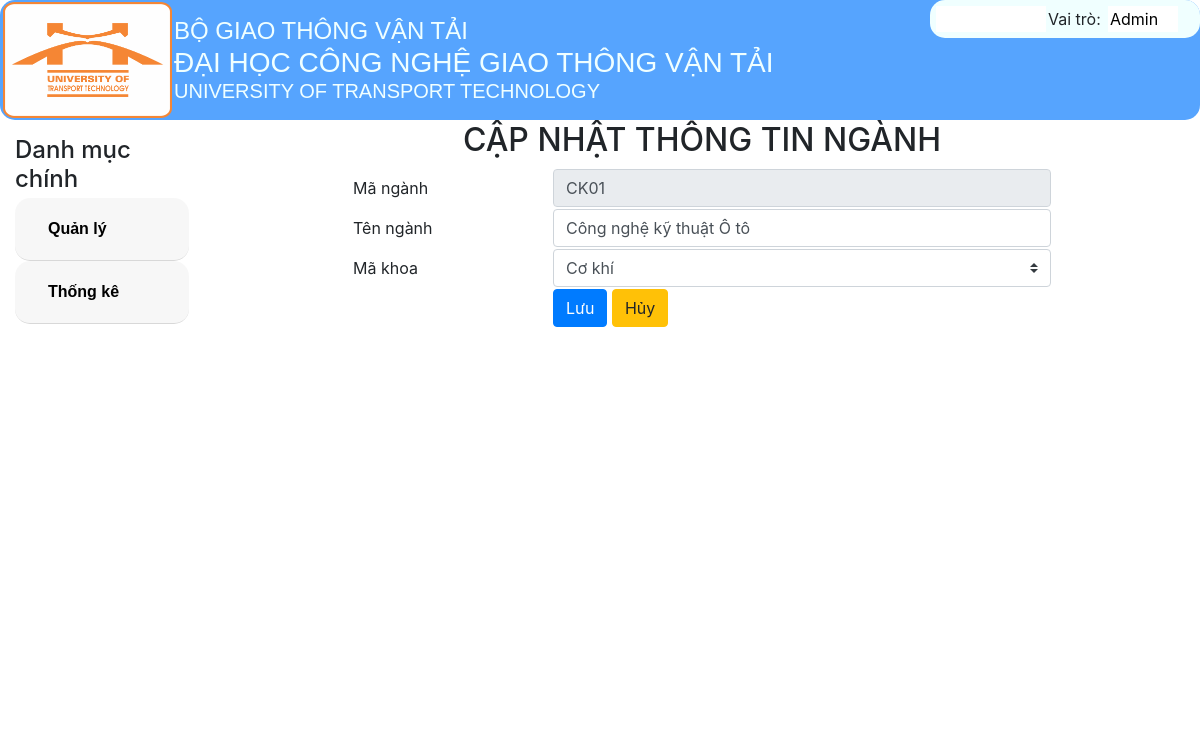
/DanhSachNganh/Sua/CK01, run on the app's committed database.
### tables this page shows
CREATE TABLE `nganh` (
  `manganh` varchar(30) NOT NULL,
  `tennganh` varchar(50) NOT NULL,
  `makhoa` varchar(30) NOT NULL
);

CREATE TABLE `khoa` (
  `makhoa` varchar(30) NOT NULL,
  `tenkhoa` varchar(50) NOT NULL
);

### MVC/Core/controller.php (called while the page is built, shortened)
<?php
class Controller
{
    public function mode($mode){
        return new $mode;
    }
    function view($view, $data= []){
        include_once './MVC/Views/'.$view.'.php';
    }
}

### MVC/Controllers/DanhSachNganh.php (called while the page is built, shortened)
<?php
class DanhSachNganh extends Controller
{
    protected $nganh;
    protected $khoa;
    function __construct()
    {
        $this->nganh = $this->mode('Nganh');
        $this->khoa = $this->mode('Khoa');
    }
    function Sua($manganh)
    {
        $this->view('MasterLayoutAD', [
            'page' => 'Nganh_sua',
            'dulieu' => $this->nganh->nganh_find($manganh, ''),
            'data_khoa' => $this->khoa->khoa_find('','')
        ]);
    }
}
?>

### MVC/Core/app.php (called while the page is built, shortened)
<?php
class app
{
    protected $action = 'Get_data';
    function __construct()
    {
        $arr = $this->ProcessURL();
        if($arr!=null){
            if(file_exists("./MVC/Controllers/".$arr[0].".php")){
                $this->controller=$arr[0];
                unset($arr[0]);
            }
        }
        $this->controller=new $this->controller;
        if(isset($arr[1])){
            if(method_exists($this->controller,$arr[1])){
                $this->action=$arr[1];
            }
            unset($arr[1]);
        }
        $this->params=$arr?array_values($arr):[];
        call_user_func_array([$this->controller,$this->action],$this->params);
    }
    function ProcessURL(){
        if(isset($_GET['url'])){
            return explode("/",filter_var(trim($_GET['url']),FILTER_DEFAULT));
        }
    }
}
?>

### index.php (called while the page is built, shortened)
<?php
$myapp = new app();
?>

### MVC/Core/connectDB.php (called while the page is built, shortened)
<?php
class connectDB{
    protected $servername="localhost";
    protected $username="root";
    protected $password="";
    protected $dbname="btl_quanlydiem";
    function __construct(){
        $this->con=mysqli_connect($this->servername,$this->username,$this->password,$this->dbname);
    }
}
?>

### MVC/Models/Nganh.php (called while the page is built, shortened)
<?php
class Nganh extends connectDB{
    function nganh_find($manganh,$tennganh){
        $sql_nganh_find="SELECT * FROM nganh where manganh like '%$manganh%' and tennganh like '%$tennganh%'";
        return mysqli_query($this->con,$sql_nganh_find);
    }
}

### MVC/Models/Khoa.php (called while the page is built, shortened)
<?php
class Khoa extends connectDB{
    function khoa_find($makhoa,$tenkhoa){
        $sql_khoa_find="SELECT * FROM khoa where makhoa like '%$makhoa%' and tenkhoa like '%$tenkhoa%'";
        return mysqli_query($this->con,$sql_khoa_find);
    }
}
?>

### MVC/Views/Pages/Nganh_sua.php (the view, shortened to what this page needs)
<!DOCTYPE html>
<html lang="en">
<head>
    <link rel="stylesheet" href="Public/Css/style.css">
    <link rel="stylesheet" href="Public/Css/css_bootstrap.min.css">
    <link rel="stylesheet" href="https://stackpath.bootstrapcdn.com/bootstrap/4.1.1/css/bootstrap.min.css">
</head>
<body>
<form action="http://localhost/BTL_QuanLyDiem/DanhSachNganh/Sua_nganh" method="post">
        <table cellspacing="20" align="center" >
            <tr>
                <td colspan="2" class="col1" style="text-align: center;"><h2>CẬP NHẬT THÔNG TIN NGÀNH</h2></td>
            </tr>
            <tr>
                <td class="col1">Mã ngành</td>
                <td class="col2">
                    <input  class="form-control" type="text" name="txtManganh" value="<?php if(isset($data['dulieu'])){ $row = mysqli_fetch_assoc($data['dulieu']); echo $row['manganh'];} ?>" readonly>
                </td>
            </tr>
            <tr>
                <td class="col1">Tên ngành</td>
                <td class="col2">
                    <input class="form-control" type="text" name="txtTennganh" value="<?php echo $row['tennganh']; ?>">
                </td>
            </tr>
            <tr>
                <td class="col1">Mã khoa</td>
                <td class="col2">
                <select class="custom-select" id="txtManganh" name="txtManganh"
                        style="left: 1px; top: 9px; transition: none 0s ease 0s; cursor: move;">
                        <?php
                        if (isset($data['data_khoa']) && $data['data_khoa'] != null) {
                            while ($row_of_khoa = mysqli_fetch_array($data['data_khoa'])) {
                                ?>
                                <option value="<?php echo $row_of_khoa['makhoa'] ?>" <?php if($row_of_khoa['makhoa'] == $row['makhoa']) echo ' selected = "selected"'; ?>>
                                    <?php echo $row_of_khoa['tenkhoa'] ?>
                                </option>
                                <?php
                            }
                        }
                        ?>
                    </select>
                </td>
            </tr>
            <tr>
                <td></td>
                <td class="col2" colspan="2" align = center>
                    <input class="btn btn-primary" type="submit" name="btnLuu" value="Lưu">
                    <input class="btn btn-warning" type="submit" name="btnHuy" value="Hủy">
                </td>
            </tr>
        </table>
    </form>
</body>
</html>

### Public/Css/style.css (style rules this page uses)
.col1 { width: 200px; text-align: start; }
.col2 { width: 500px; text-align: start; }

### data on the page
nganh: txtManganh "CK01", txtTennganh "Công nghệ kỹ thuật Ô tô", txtManganh "Cơ khí"
